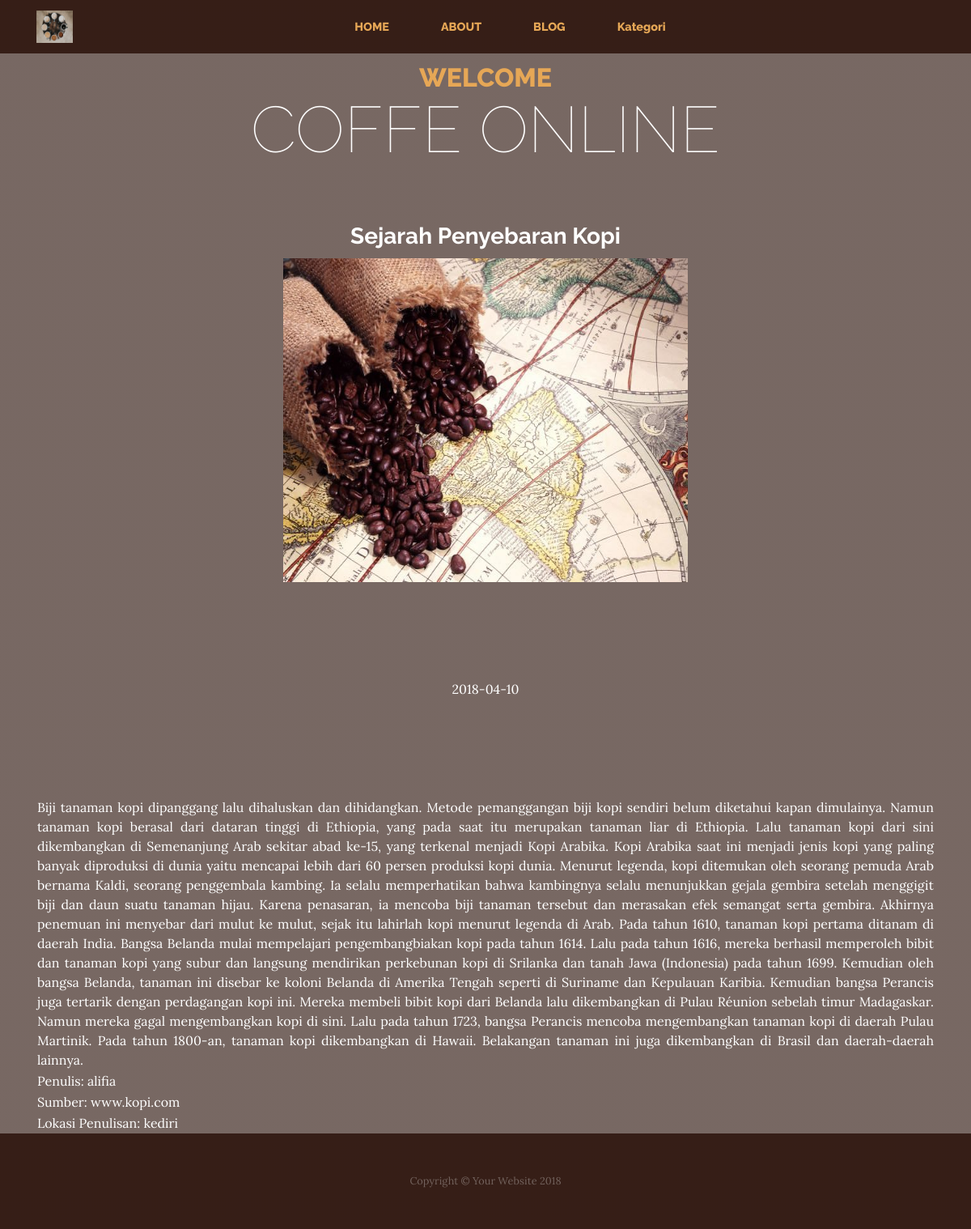
The page /index.php/blog/detail/1 on the database its author committed.
### tables this page shows
CREATE TABLE `blog` (
  `id_blog` int(11) NOT NULL,
  `judul_blog` varchar(100) NOT NULL,
  `tanggal_blog` date NOT NULL,
  `content` text NOT NULL,
  `image` varchar(100) NOT NULL,
  `penulis` varchar(100) NOT NULL,
  `sumber` varchar(100) NOT NULL,
  `lokasi_penulisan` varchar(100) NOT NULL
);

### application/controllers/Blog.php (called while the page is built, shortened)
<?php
class Blog extends CI_Controller {
	function __construct(){
		$this->load->model('category_model');
	}
	public function detail($id)
	{
		$this->load->model('artikel');
		$data['detail'] = $this->artikel->get_single($id);
		$this->load->view('home_detail', $data);
	}
}

### index.php (called while the page is built, shortened)
<?php
require_once BASEPATH.'core/CodeIgniter.php';

### application/models/Artikel.php (called while the page is built, shortened)
<?php
class Artikel extends CI_Model {
	public function get_single($id)
	{
		$query = $this->db->query('select * from blog where id_blog='.$id);
		return $query->result();
	}
}

### application/views/home_detail.php (the view, shortened to what this page needs)
<!DOCTYPE html>
<html lang="en">
  <head>
    <link rel="stylesheet" href="../../assets/vendor/bootstrap/css/bootstrap.min.css">
    <link rel="stylesheet" href="../../assets/css/business-casual.min.css">
  </head>
  <body>
    <h1 class="site-heading text-center text-white d-none d-lg-block">
      <span class="site-heading-upper text-primary mb-3">Welcome</span>
      <span class="site-heading-lower">Coffe Online</span>
    </h1>
    <nav class="navbar navbar-expand-lg navbar-dark fixed-top" id="mainNav">
      <div class="container">
        <a class="navbar-brand" href="#"><img src="../../assets/img/products-01.jpg" width="45" height="40"></a>
        <div class="collapse navbar-collapse" id="navbarResponsive">
          <ul class="navbar-nav mx-auto">
            <li class="nav-item active px-lg-4">
              <a class="nav-link js-scroll-trigger" href="../../home">HOME
              </a>
            </li>
            <li class="nav-item active px-lg-4">
              <a class="nav-link js-scroll-trigger" href="../../home">ABOUT</a>
            </li>
            <li class="nav-item active px-lg-4">
              <a class="nav-link js-scroll-trigger" href="../../blog">BLOG</a>
            </li>
             <li class="nav-item active px-lg-4">
              <a class="nav-link js-scroll-trigger" href="../../category">Kategori</a>
            </li>
          </ul>
        </div>
      </div>
    </nav>
    <?php foreach ($detail as $key): ?>
      <div class="container">
        <table>
          <tr class="text-center">
            <td>
              <font color="white">
              <h3><b><?php echo $key->judul_blog; ?></b><h3>
              </td>
          </tr>
          <tr>
            <td class="text-center">
              <img src="../../img/<?php echo $key->image;?>" alt="Image" width="500" height="400">
              <font color="white">
              <br></br>
              <br></br>
              <br></br>
              <?php echo $key->tanggal_blog; ?>
              <br></br>
              <br></br>
              <br></br>
            </td>
          </tr>
          <tr>
            <td class="text-justify">
              <font color="white">
              <?php echo $key->content; ?>
            </td>
          </tr>
          <tr>
            <td class="text-justify">
              <font color="white">
             Penulis: <?php echo $key->penulis; ?>
            </td>
          </tr>
          <tr>
            <td class="text-justify">
              <font color="white">
             Sumber: <?php echo $key->sumber; ?>
            </td>
          </tr>
          <tr>
            <td class="text-justify">
              <font color="white">
             Lokasi Penulisan: <?php echo $key->lokasi_penulisan; ?>
            </td>
          </tr>
        </table>
      </div>
      <?php endforeach ?>
    <footer class="footer text-faded text-center py-5">
      <div class="container">
        <p class="m-0 small">Copyright &copy; Your Website 2018</p>
      </div>
    </footer>
  </body>
</html>

### rows shown on the page
blog: judul_blog "Sejarah Penyebaran Kopi", image (picture), tanggal_blog "2018-04-10", content "Biji tanaman kopi dipanggang lalu dihaluskan dan dihidangkan. Metode pemanggangan biji kopi sendiri belum diketahui kapan dimulainya. Namun tanaman kopi berasal dari dataran tinggi di Ethiopia, yang pada saat itu merupakan tanaman liar di Ethiopia. Lalu tanaman kopi dari sini dikembangkan di Semenanjung Arab sekitar abad ke-15, yang terkenal menjadi Kopi Arabika. Kopi Arabika saat ini menjadi jenis kopi yang paling banyak diproduksi di dunia yaitu mencapai lebih dari 60 persen produksi kopi dunia. Menurut legenda, kopi ditemukan oleh seorang pemuda Arab bernama Kaldi, seorang penggembala kambing. Ia selalu memperhatikan bahwa kambingnya selalu menunjukkan gejala gembira setelah menggigit…", penulis "alifia", sumber "www.kopi.com", lokasi_penulisan "kediri"
